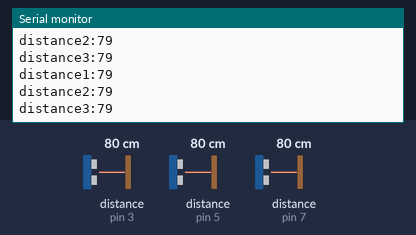
Simulated run of this sketch. Board: Arduino Uno, built with avr-gcc and run on an emulated ATmega328P. On the bench: the last lines printed to the serial monitor. Wiring (inferred from the names in the program): 3 × ultrasonic range finder: trigger pin 2, echo pin 3 / trigger pin 4, echo pin 5 / trigger pin 6, echo pin 7. The inputs (shaded band) are chosen by the test bench; at power-on: distance to the obstacle (sensors on pin 3, pin 5, pin 7) 80 cm. The echo pulse lasts 58.3 µs per cm; no radio packets arrive unless stated.

Above: at 1.2 s.
1.3 s: distance to the obstacle (sensor on pin 3) set to 250 cm
At 1.52 s:
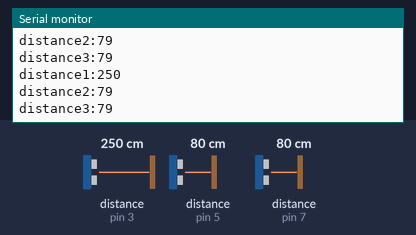
4.3 s: distance to the obstacle (sensor on pin 3) set to 2 cm
At 4.69 s:
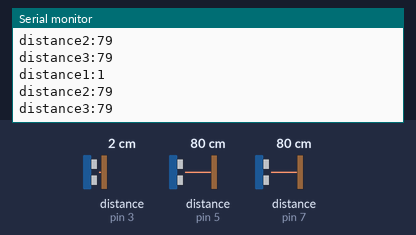
7.3 s: distance to the obstacle (sensor on pin 3) set to 23 cm
At 7.67 s:
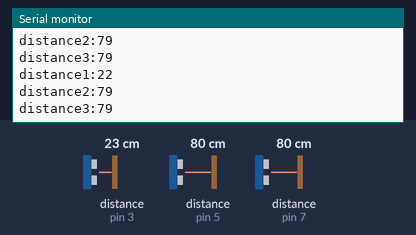
10.3 s: distance to the obstacle (sensor on pin 5) set to 60 cm
At 10.67 s:
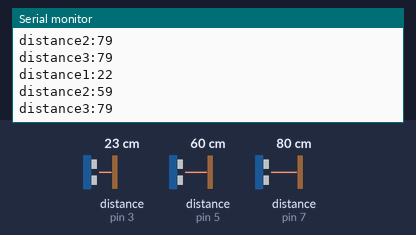
13.3 s: distance to the obstacle (sensor on pin 7) set to 120 cm
At 13.66 s:
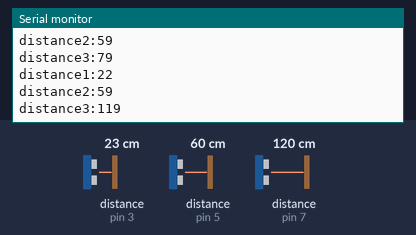
16.3 s: distance to the obstacle (sensor on pin 3) set to 4 cm
At 16.67 s:
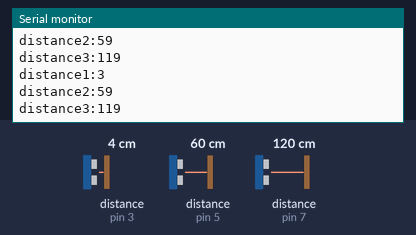
Timing chart, 0 to 19.3 s (numbered marks = the images above; inputs shaded):
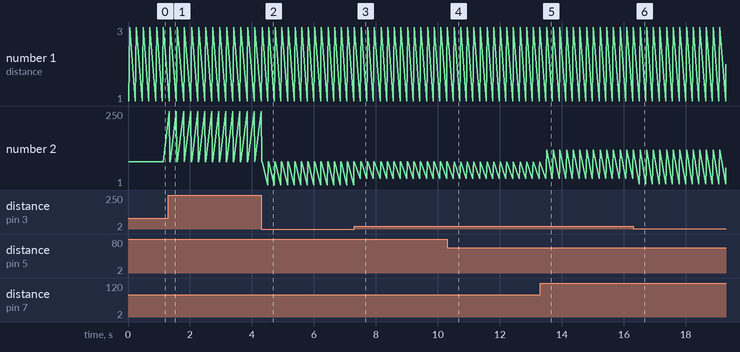

Measured:
- after the input at 1.3 s, the serial monitor: prints a new line at once (image 1)
- after the input at 4.3 s, the serial monitor: prints a new line after 0.21 s (image 2)
- after the input at 7.3 s, the serial monitor: prints a new line after 0.19 s (image 3)
- after the input at 10.3 s, the serial monitor: prints a new line after 0.21 s (image 4)
- after the input at 13.3 s, the serial monitor: prints a new line after 0.21 s (image 5)
- after the input at 16.3 s, the serial monitor: prints a new line after 0.20 s (image 6)
- plotted number 2: 79 → 250 after the input at 1.3 s

The sketch:

SHS_Transmit.ino
```cpp
#include  <SPI.h> // SPI Arayüzünü dahil ettik.
#include "nRF24L01.h" // RF24 kütüpanelerini dahil ettik.
#include "RF24.h" // RF24 kütüpanelerini dahil ettik.
int trig1 = 2;
int echo1 = 3;
int trig2 = 4;
int echo2 = 5;
int trig3 = 6;
int echo3 = 7;
int duration1;
int duration2;
int duration3;
int distance1;
int distance2;
int distance3;
RF24 radio(9, 10); //RF24 kütüphanesi tarafından kullanılacak olan 2 pinin 9. ve 10. pinlerin olduğunu belirttik.

bool msg[3]; //Göndereceğimiz mesaj değişkenini oluşturduk.
const uint64_t pipe = 0xE8E8F0F0E1LL; // Pipe (kanal) tanımlamasını yaptık.

bool empty1 = false;
bool empty2 = false;
bool empty3 = false;

void setup() {
  Serial.begin(9600);

  radio.begin(); // Kablosuz iletişimi başlattık.
  radio.openWritingPipe(pipe);
  pinMode(trig1, OUTPUT);
  pinMode(trig2, OUTPUT);
  pinMode(trig3, OUTPUT);
  pinMode(echo1, INPUT);
  pinMode(echo2, INPUT);
  pinMode(echo3, INPUT);
}

void loop() {
  digitalWrite(trig1, LOW);
  delayMicroseconds(2);
  digitalWrite(trig1, HIGH);
  delayMicroseconds(10);
  digitalWrite(trig1, LOW);
  duration1 = pulseIn(echo1, HIGH);
  distance1 = (duration1 / 2) / 29.1;
  digitalWrite(trig2, LOW);
  delayMicroseconds(2);
  digitalWrite(trig2, HIGH);
  delayMicroseconds(10);
  digitalWrite(trig2, LOW);
  duration2 = pulseIn(echo2, HIGH);
  distance2 = (duration2 / 2) / 29.1;
  digitalWrite(trig3, LOW);
  delayMicroseconds(2);
  digitalWrite(trig3, HIGH);
  delayMicroseconds(10);
  digitalWrite(trig3, LOW);
  duration3 = pulseIn(echo3, HIGH);
  distance3 = (duration3 / 2) / 29.1;
  Serial.print("distance1:");
  Serial.println(distance1);
  Serial.print("distance2:");
  Serial.println(distance2);
  Serial.print("distance3:");
  Serial.println(distance3);
  delay(200);
  //sedye odaya girdi mi? (did the device make it alive till the room?)
  if (distance1 > 0 and distance1 < 20) {
    empty1 = false;
  }
  else if (distance1 >= 20) {
    empty1 = true;
  }
  if (distance2 > 0 and distance2 < 20) {
    empty2 = false;
  }
  else if (distance2 >= 20) {
    empty2 = true;
  }
  if (distance3 > 0 and distance3 < 20) {
    empty3 = false;
  }
  else if (distance3 >= 20) {
    empty3 = true;
  }

  msg[0] = empty1;
  msg[1] = empty2;
  msg[2] = empty3;

  radio.write(msg, sizeof(msg));


}
```
